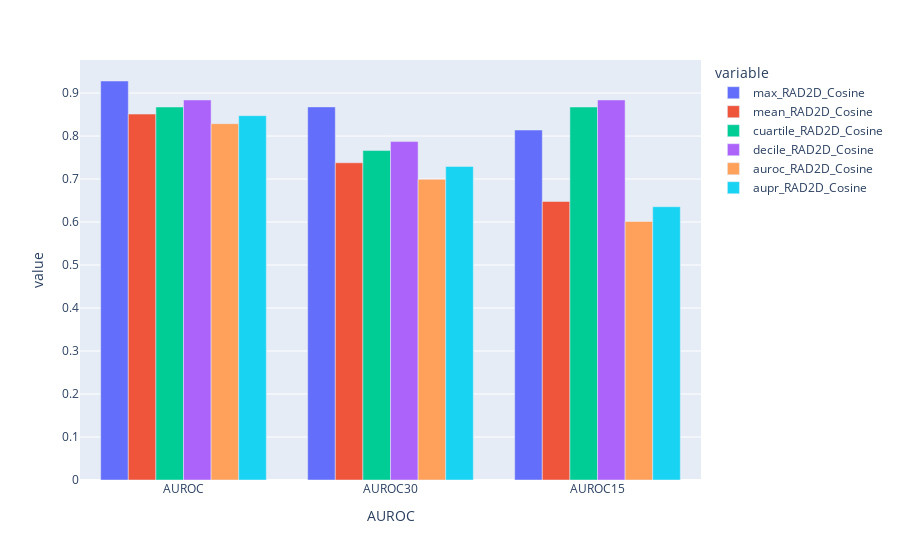

Notebook cell for this chart:
### Code cell
px.bar(all_targets_results.loc["CHEMBL2581"],x="AUROC", y=all_targets_results.loc["CHEMBL262"].columns,barmode="group")

### Figure 1 — Plotly figure (JSON) as saved in the notebook; plotly's stock layout.template omitted (floating-point values rounded to 4 significant figures)
{"data": [{"alignmentgroup": "True", "hovertemplate": "variable=max_RAD2D_Cosine<br>AUROC=%{x}<br>value=%{y}<extra></extra>", "legendgroup": "max_RAD2D_Cosine", "marker": {"color": "#636efa", "pattern": {"shape": ""}}, "name": "max_RAD2D_Cosine", "offsetgroup": "max_RAD2D_Cosine", "orientation": "v", "showlegend": true, "textposition": "auto", "type": "bar", "x": ["AUROC", "AUROC30", "AUROC15"], "xaxis": "x", "y": [0.928, 0.8677, 0.8139], "yaxis": "y"}, {"alignmentgroup": "True", "hovertemplate": "variable=mean_RAD2D_Cosine<br>AUROC=%{x}<br>value=%{y}<extra></extra>", "legendgroup": "mean_RAD2D_Cosine", "marker": {"color": "#EF553B", "pattern": {"shape": ""}}, "name": "mean_RAD2D_Cosine", "offsetgroup": "mean_RAD2D_Cosine", "orientation": "v", "showlegend": true, "textposition": "auto", "type": "bar", "x": ["AUROC", "AUROC30", "AUROC15"], "xaxis": "x", "y": [0.851, 0.7377, 0.6477], "yaxis": "y"}, {"alignmentgroup": "True", "hovertemplate": "variable=cuartile_RAD2D_Cosine<br>AUROC=%{x}<br>value=%{y}<extra></extra>", "legendgroup": "cuartile_RAD2D_Cosine", "marker": {"color": "#00cc96", "pattern": {"shape": ""}}, "name": "cuartile_RAD2D_Cosine", "offsetgroup": "cuartile_RAD2D_Cosine", "orientation": "v", "showlegend": true, "textposition": "auto", "type": "bar", "x": ["AUROC", "AUROC30", "AUROC15"], "xaxis": "x", "y": [0.8675, 0.7662, 0.8675], "yaxis": "y"}, {"alignmentgroup": "True", "hovertemplate": "variable=decile_RAD2D_Cosine<br>AUROC=%{x}<br>value=%{y}<extra></extra>", "legendgroup": "decile_RAD2D_Cosine", "marker": {"color": "#ab63fa", "pattern": {"shape": ""}}, "name": "decile_RAD2D_Cosine", "offsetgroup": "decile_RAD2D_Cosine", "orientation": "v", "showlegend": true, "textposition": "auto", "type": "bar", "x": ["AUROC", "AUROC30", "AUROC15"], "xaxis": "x", "y": [0.8839, 0.787, 0.8839], "yaxis": "y"}, {"alignmentgroup": "True", "hovertemplate": "variable=auroc_RAD2D_Cosine<br>AUROC=%{x}<br>value=%{y}<extra></extra>", "legendgroup": "auroc_RAD2D_Cosine", "marker": {"color": "#FFA15A", "pattern": {"shape": ""}}, "name": "auroc_RAD2D_Cosine", "offsetgroup": "auroc_RAD2D_Cosine", "orientation": "v", "showlegend": true, "textposition": "auto", "type": "bar", "x": ["AUROC", "AUROC30", "AUROC15"], "xaxis": "x", "y": [0.8287, 0.6993, 0.6013], "yaxis": "y"}, {"alignmentgroup": "True", "hovertemplate": "variable=aupr_RAD2D_Cosine<br>AUROC=%{x}<br>value=%{y}<extra></extra>", "legendgroup": "aupr_RAD2D_Cosine", "marker": {"color": "#19d3f3", "pattern": {"shape": ""}}, "name": "aupr_RAD2D_Cosine", "offsetgroup": "aupr_RAD2D_Cosine", "orientation": "v", "showlegend": true, "textposition": "auto", "type": "bar", "x": ["AUROC", "AUROC30", "AUROC15"], "xaxis": "x", "y": [0.8474, 0.7292, 0.6356], "yaxis": "y"}], "layout": {"barmode": "group", "legend": {"title": {"text": "variable"}, "tracegroupgap": 0}, "margin": {"t": 60}, "xaxis": {"anchor": "y", "domain": [0, 1], "title": {"text": "AUROC"}}, "yaxis": {"anchor": "x", "domain": [0, 1], "title": {"text": "value"}}}}
